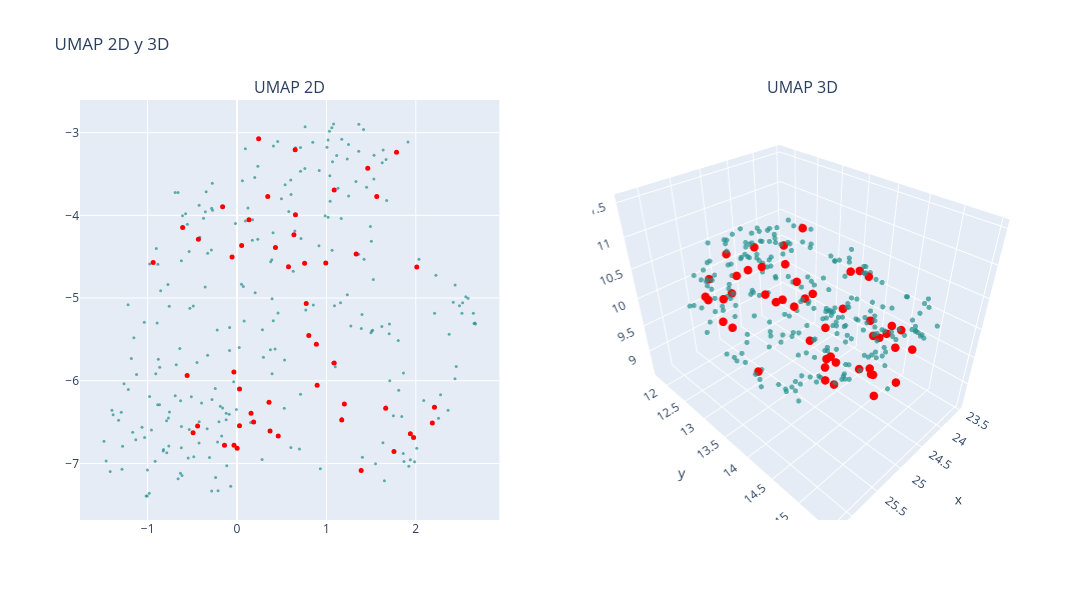

The code cell stored with this chart in its notebook:
### Markdown cell above
### UMAP

### Code cell
# n_neighbors = 200
# n_neighbors = int(len(df) / k)

# n_neighbors = 200
n_neighbors = 50 # 6.5x minutos, resultado: vision mas global, no se distinguen tanto los clusters
# n_neighbors = 20 # 2.5x minutos, resultado: no se distinguen los clusters
# n_neighbors = 10 # 1.5x minutos, resultado: puntos muy juntos, se distinguen los clusters
# n_neighbors = 5 # x minutos, resultado: se distinguen bien los clusters, se ven un poco desconectados

min_dist = 0

# UMAP 2D
reducer_2d = umap.UMAP(n_neighbors=n_neighbors, min_dist=min_dist, n_components=2, random_state=0, metric='cosine')
embedding_2d = reducer_2d.fit_transform(df_vectorized)
df['umap2d_1'] = embedding_2d[:, 0]
df['umap2d_2'] = embedding_2d[:, 1]

# UMAP 3D
reducer_3d = umap.UMAP(n_neighbors=n_neighbors, min_dist=min_dist, n_components=3, random_state=0, metric='cosine')
embedding_3d = reducer_3d.fit_transform(df_vectorized)
df['umap3d_1'] = embedding_3d[:, 0]
df['umap3d_2'] = embedding_3d[:, 1]
df['umap3d_3'] = embedding_3d[:, 2]

# Graficar
colors = np.ones(len(df))  # Color base
colors_knn = np.zeros(len(df))  # Color para los KNN
colors_knn[knn_idxs[0]] = 1  # Resaltar los KNN

fig = make_subplots(rows=1, cols=2, subplot_titles=("UMAP 2D", "UMAP 3D"), 
                    specs=[[{"type": "scatter"}, {"type": "scatter3d"}]])

# Puntos normales (fondo)
fig.add_trace(
    go.Scatter(x=df['umap2d_1'], y=df['umap2d_2'], mode='markers',
               marker=dict(color=colors, colorscale='Viridis', size=3, opacity=0.7), 
               text=data['title'],
               hovertemplate="Titulo: %{text}<br>x: %{x}<br>y: %{y}<extra></extra>"),
    row=1, col=1)

# Puntos resaltados (delante)
fig.add_trace(
    go.Scatter(x=df.loc[knn_idxs[0], 'umap2d_1'], 
               y=df.loc[knn_idxs[0], 'umap2d_2'], 
               mode='markers',
               marker=dict(color='red', size=5, opacity=1), 
               text=data.loc[knn_idxs[0], 'title'], 
               hovertemplate="Titulo: %{text}<br>x: %{x}<br>y: %{y}<extra></extra>"),
    row=1, col=1)

# Puntos normales en 3D (fondo)
fig.add_trace(
    go.Scatter3d(x=df['umap3d_1'], y=df['umap3d_2'], z=df['umap3d_3'], mode='markers',
                 marker=dict(color=colors, colorscale='Viridis', size=3, opacity=0.7), 
                 text=data['title'],
                 hovertemplate="Cluster: %{text}<br>x: %{x}<br>y: %{y}<br>z: %{z}<extra></extra>"),
    row=1, col=2)

# Puntos resaltados en 3D (delante)
fig.add_trace(
    go.Scatter3d(x=df.loc[knn_idxs[0], 'umap3d_1'],
                 y=df.loc[knn_idxs[0], 'umap3d_2'],
                 z=df.loc[knn_idxs[0], 'umap3d_3'],
                 mode='markers',
                 marker=dict(color='red', size=5, opacity=1), 
                 text=data.loc[knn_idxs[0], 'title'], 
                 hovertemplate="Cluster: %{text}<br>x: %{x}<br>y: %{y}<br>z: %{z}<extra></extra>"),
    row=1, col=2)

fig.update_layout(height=600, width=1200, title_text="UMAP 2D y 3D", showlegend=False)
fig.show()

### Figure 1 — Plotly figure (JSON) as saved in the notebook; plotly's stock layout.template omitted (floating-point values rounded to 4 significant figures; data arrays with more than 128 entries replaced by an {"elided": "..."} marker saying what was removed)
{"data": [{"hovertemplate": "Titulo: %{text}<br>x: %{x}<br>y: %{y}<extra></extra>", "marker": {"color": {"elided": "300 float values"}, "colorscale": [[0, "#440154"], [0.1111, "#482878"], [0.2222, "#3e4989"], [0.3333, "#31688e"], [0.4444, "#26828e"], [0.5556, "#1f9e89"], [0.6667, "#35b779"], [0.7778, "#6ece58"], [0.8889, "#b5de2b"], [1, "#fde725"]], "opacity": 0.7, "size": 3}, "mode": "markers", "text": {"elided": "6288 str values"}, "type": "scatter", "x": {"elided": "300 float values"}, "xaxis": "x", "y": {"elided": "300 float values"}, "yaxis": "y"}, {"hovertemplate": "Titulo: %{text}<br>x: %{x}<br>y: %{y}<extra></extra>", "marker": {"color": "red", "opacity": 1, "size": 5}, "mode": "markers", "text": ["a comprehensive power flow approach for multi terminal vsc hvdc system considering cross regional primary frequency responses", "a bidirectional modular multilevel resonant dc dc converter for wide voltage range medium voltage power conversion", "a fault identification method for mmc based dc grids with hybrid dccbs", "a comparative study for an overall grid forming system of hvdc and offshore wind farm to emulate conventional power plants", "a capacitor voltage balancing method with fundamental sorting frequency for modular multilevel converters under staircase modulation", "a control strategy for modular multilevel converters based on arm current control under grid side open circuit fault", "a 3 3kv igbt module and application in modular multilevel converter for hvdc", "a control oriented voltage tracking design for grid forming based modular multilevel converter", "a control scheme of three phase solid state transformer for pv generation based on improved voltage tracking method of dc links", "a fault tolerant reconfigurable battery system for stationary applications utilizing 2nd life batteries", "a dual mode resonant modular multilevel step down dc dc converter with flexible modulation for mvdc applications", "a generalized switching strategy and capacitor sizing algorithm for granular multilevel converters", "a comprehensive review of capacitor voltage balancing strategies for multilevel converters under selective harmonic elimination pwm", "a dc grid access solution based on series connected distributed full bridge submodule based mmcs", "a current reallocation strategy to attenuate the peak arm current of the modular multilevel matrix converter", "a bridge modular switched capacitor based multilevel inverter with optimized spwm control method and enhanced power decoupling ability", "a finite control set model predictive control strategy based on fault tolerant structure of pet inverter stage", "a centralized auxiliary power supply caps with information communication for modular multilevel converter mmc with partial battery energy storage system bess integration", "a generic two vector model predictive control for hybrid multilevel converters", "a front to front ftf system consisting of two modular multilevel cascade converters based on double star chopper cells", "a fast restart hybrid mmc topology with fault ride through ability", "2n 1 selective harmonic elimination pwm for modular multilevel converters a generalized formulation and a circulating current control method", "a comparative evaluation of modulation strategies for hexverter based modular multilevel converters", "a distributed control structure and synchronization method for complex converter based on can", "a compact high power noninverting bidirectional buck boost chopper for onboard battery energy storage systems", "a four port single stage ac ac converter for sst applications", "7 2 kv three port sic single stage current source solid state transformer with 90 kv lightning protection", "a communication less cooperative dc voltage control technique for a multi terminal hvdc transmission system using h control", "a front to front ftf system consisting of multiple modular multilevel cascade converters for offshore wind farms", "a comprehensive study on the modulation ratio in modular multilevel converters", "a comprehensive review of the integration of battery energy storage systems into distribution networks", "a dc voltage control strategy for mmc mtdc grids incorporating multiple master stations", "a control method of dc capacitor voltage in mmc for hvdc system using negative sequence current", "a generalized switched inductor cell modular multilevel inverter", "a decentralized fault tolerant control strategy for multilevel chb inverters based on a multiband hysteresis modulation", "a grid connected cascaded h bridge multilevel converter with quasi seven level selective harmonic elimination", "a capacitor voltage sorting algorithm for modular multilevel converters mmc under low frequency carrier modulation", "a bidirectional multiple input multiple output modular multilevel dc dc converter", "a flexible real time network model for evaluating hvdc systems impact on ac protection performance", "a control strategy of photovoltaic grid connected inverter based on active power reserve", "a battery energy storage system with a modular push pull pwm converter", "a dc fault current limiting method for hb mmc without losing control of ac currents", "a dual inverter topology controled by a voltage sliding mode in normal and fault operation", "a control strategy for star channel modular multilevel converter in variable speed motor drive application", "a broad range of speed control of a permanent magnet synchronous motor driven by a modular multilevel tsbc converter", "a fast selection algorithm based on binary numbers for capacitor voltage balance in modular multilevel converter", "a decoupled control strategy of modular multilevel matrix converter for fractional frequency transmission system", "a fault tolerant operation scheme for a modular multilevel converter with a distributed control architecture", "a cost effective and dc fault tolerant alternate arm converter with wide range voltage adaptability", "a bidirectional modular multilevel dc dc converter of triangular structure"], "type": "scatter", "x": [-0.4411, 0.8961, -0.03501, 1.087, 1.975, 1.463, 0.6502, 0.1567, 1.563, 0.4609, 0.8873, 1.087, 1.663, 0.02772, -0.05566, 1.333, 1.171, 0.3694, 0.993, 0.186, 1.939, 2.209, 0.02787, 0.3578, 2.185, 0.05191, 0.001169, 2.011, 1.389, 0.5756, 0.4301, 0.3435, 0.7558, -0.4321, -0.9381, 0.8029, 1.201, 0.6365, -0.1612, 0.774, 1.784, -0.558, -0.6083, -0.1404, 0.1335, 0.6536, -0.4917, 0.2417, -0.03382, 1.756], "xaxis": "x", "y": [-6.547, -6.054, -5.894, -3.693, -6.686, -3.432, -3.207, -6.392, -3.773, -6.668, -5.559, -5.785, -6.334, -6.545, -4.505, -4.467, -6.474, -6.607, -4.578, -6.499, -6.64, -6.319, -6.101, -6.261, -6.512, -4.365, -6.816, -4.624, -7.087, -4.622, -4.388, -3.774, -4.581, -4.288, -4.57, -5.452, -6.281, -4.234, -3.897, -5.066, -3.237, -5.936, -4.148, -6.781, -4.054, -3.992, -6.63, -3.074, -6.779, -6.857], "yaxis": "y"}, {"hovertemplate": "Cluster: %{text}<br>x: %{x}<br>y: %{y}<br>z: %{z}<extra></extra>", "marker": {"color": {"elided": "300 float values"}, "colorscale": [[0, "#440154"], [0.1111, "#482878"], [0.2222, "#3e4989"], [0.3333, "#31688e"], [0.4444, "#26828e"], [0.5556, "#1f9e89"], [0.6667, "#35b779"], [0.7778, "#6ece58"], [0.8889, "#b5de2b"], [1, "#fde725"]], "opacity": 0.7, "size": 3}, "mode": "markers", "scene": "scene", "text": {"elided": "6288 str values"}, "type": "scatter3d", "x": {"elided": "300 float values"}, "y": {"elided": "300 float values"}, "z": {"elided": "300 float values"}}, {"hovertemplate": "Cluster: %{text}<br>x: %{x}<br>y: %{y}<br>z: %{z}<extra></extra>", "marker": {"color": "red", "opacity": 1, "size": 5}, "mode": "markers", "scene": "scene", "text": ["a comprehensive power flow approach for multi terminal vsc hvdc system considering cross regional primary frequency responses", "a bidirectional modular multilevel resonant dc dc converter for wide voltage range medium voltage power conversion", "a fault identification method for mmc based dc grids with hybrid dccbs", "a comparative study for an overall grid forming system of hvdc and offshore wind farm to emulate conventional power plants", "a capacitor voltage balancing method with fundamental sorting frequency for modular multilevel converters under staircase modulation", "a control strategy for modular multilevel converters based on arm current control under grid side open circuit fault", "a 3 3kv igbt module and application in modular multilevel converter for hvdc", "a control oriented voltage tracking design for grid forming based modular multilevel converter", "a control scheme of three phase solid state transformer for pv generation based on improved voltage tracking method of dc links", "a fault tolerant reconfigurable battery system for stationary applications utilizing 2nd life batteries", "a dual mode resonant modular multilevel step down dc dc converter with flexible modulation for mvdc applications", "a generalized switching strategy and capacitor sizing algorithm for granular multilevel converters", "a comprehensive review of capacitor voltage balancing strategies for multilevel converters under selective harmonic elimination pwm", "a dc grid access solution based on series connected distributed full bridge submodule based mmcs", "a current reallocation strategy to attenuate the peak arm current of the modular multilevel matrix converter", "a bridge modular switched capacitor based multilevel inverter with optimized spwm control method and enhanced power decoupling ability", "a finite control set model predictive control strategy based on fault tolerant structure of pet inverter stage", "a centralized auxiliary power supply caps with information communication for modular multilevel converter mmc with partial battery energy storage system bess integration", "a generic two vector model predictive control for hybrid multilevel converters", "a front to front ftf system consisting of two modular multilevel cascade converters based on double star chopper cells", "a fast restart hybrid mmc topology with fault ride through ability", "2n 1 selective harmonic elimination pwm for modular multilevel converters a generalized formulation and a circulating current control method", "a comparative evaluation of modulation strategies for hexverter based modular multilevel converters", "a distributed control structure and synchronization method for complex converter based on can", "a compact high power noninverting bidirectional buck boost chopper for onboard battery energy storage systems", "a four port single stage ac ac converter for sst applications", "7 2 kv three port sic single stage current source solid state transformer with 90 kv lightning protection", "a communication less cooperative dc voltage control technique for a multi terminal hvdc transmission system using h control", "a front to front ftf system consisting of multiple modular multilevel cascade converters for offshore wind farms", "a comprehensive study on the modulation ratio in modular multilevel converters", "a comprehensive review of the integration of battery energy storage systems into distribution networks", "a dc voltage control strategy for mmc mtdc grids incorporating multiple master stations", "a control method of dc capacitor voltage in mmc for hvdc system using negative sequence current", "a generalized switched inductor cell modular multilevel inverter", "a decentralized fault tolerant control strategy for multilevel chb inverters based on a multiband hysteresis modulation", "a grid connected cascaded h bridge multilevel converter with quasi seven level selective harmonic elimination", "a capacitor voltage sorting algorithm for modular multilevel converters mmc under low frequency carrier modulation", "a bidirectional multiple input multiple output modular multilevel dc dc converter", "a flexible real time network model for evaluating hvdc systems impact on ac protection performance", "a control strategy of photovoltaic grid connected inverter based on active power reserve", "a battery energy storage system with a modular push pull pwm converter", "a dc fault current limiting method for hb mmc without losing control of ac currents", "a dual inverter topology controled by a voltage sliding mode in normal and fault operation", "a control strategy for star channel modular multilevel converter in variable speed motor drive application", "a broad range of speed control of a permanent magnet synchronous motor driven by a modular multilevel tsbc converter", "a fast selection algorithm based on binary numbers for capacitor voltage balance in modular multilevel converter", "a decoupled control strategy of modular multilevel matrix converter for fractional frequency transmission system", "a fault tolerant operation scheme for a modular multilevel converter with a distributed control architecture", "a cost effective and dc fault tolerant alternate arm converter with wide range voltage adaptability", "a bidirectional modular multilevel dc dc converter of triangular structure"], "type": "scatter3d", "x": [25.35, 25.04, 25.37, 24.28, 23.7, 24.21, 24.86, 25.23, 23.95, 24.84, 24.67, 24.77, 23.87, 24.89, 25.14, 24.66, 24.15, 24.96, 24.31, 25.52, 23.87, 23.83, 25.3, 25.3, 23.68, 25.11, 25.03, 24.14, 24.11, 25.2, 25.53, 25.15, 24.67, 25.83, 26.15, 24.88, 24.26, 24.96, 25.63, 25.48, 24.21, 25.72, 25.99, 25.51, 25.36, 24.93, 25.22, 25.03, 25.12, 24.03], "y": [15.19, 14.22, 15.28, 12.6, 14.51, 12.55, 11.9, 14.93, 12.68, 14.81, 13.86, 14.0, 13.78, 14.34, 13.34, 13.6, 14.16, 14.96, 12.91, 14.79, 14.37, 14.22, 14.52, 14.43, 14.32, 13.32, 14.95, 12.92, 14.97, 12.85, 12.81, 12.35, 12.96, 12.73, 13.51, 13.76, 13.93, 12.91, 12.51, 13.29, 11.8, 14.31, 12.93, 14.79, 12.41, 12.83, 15.02, 12.34, 15.4, 14.65], "z": [10.17, 9.232, 9.9, 10.47, 9.548, 10.09, 10.27, 10.01, 10.68, 9.697, 9.765, 9.324, 10.34, 10.44, 10.19, 10.22, 10.53, 9.755, 9.96, 9.852, 9.497, 9.316, 10.0, 9.766, 9.515, 10.16, 10.43, 9.569, 9.685, 10.52, 9.665, 9.874, 9.822, 10.26, 10.47, 9.597, 10.56, 10.02, 10.41, 9.079, 10.11, 10.87, 10.48, 10.2, 9.899, 10.45, 10.79, 10.13, 10.03, 9.488]}], "layout": {"annotations": [{"font": {"size": 16}, "showarrow": false, "text": "UMAP 2D", "x": 0.225, "xanchor": "center", "xref": "paper", "y": 1, "yanchor": "bottom", "yref": "paper"}, {"font": {"size": 16}, "showarrow": false, "text": "UMAP 3D", "x": 0.775, "xanchor": "center", "xref": "paper", "y": 1, "yanchor": "bottom", "yref": "paper"}], "height": 600, "scene": {"domain": {"x": [0.55, 1], "y": [0, 1]}}, "showlegend": false, "title": {"text": "UMAP 2D y 3D"}, "width": 1200, "xaxis": {"anchor": "y", "domain": [0, 0.45]}, "yaxis": {"anchor": "x", "domain": [0, 1]}}}
